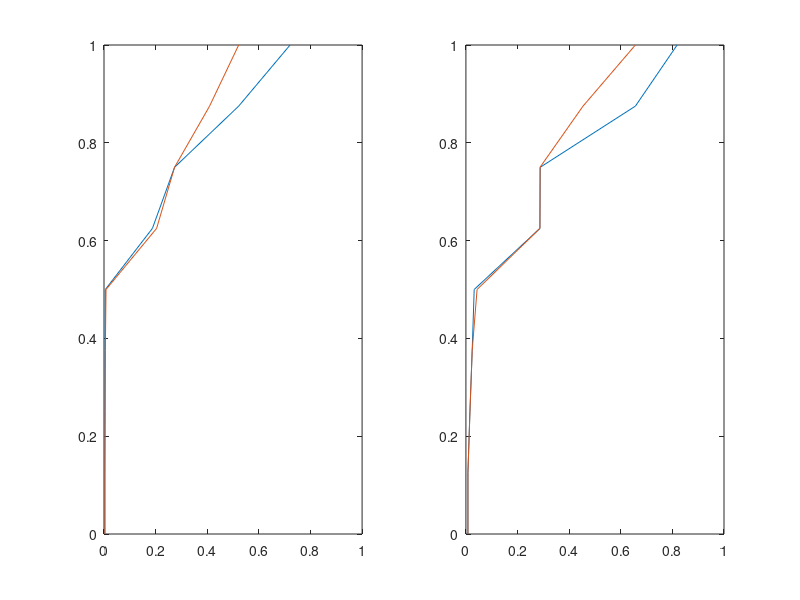

Here is the MATLAB script that generated this plot:
close all;
clear; clc;
load('max_ent_prediction_80_20.mat');

%cond_prob_20_est(cond_prob_20_est<tolerance) = tolerance; % to eliminate zeros in denominator
cross_log_cond_prob_20 = log(cond_prob_20)./log(cond_prob_20_est);
cross_log_cond_prob_20(isinf(cross_log_cond_prob_20)) = 0;
cross_log_cond_prob_20(isnan(cross_log_cond_prob_20)) = 0;

cross_log_cond_prob_20_est = log(cond_prob_20_est)./log(cond_prob_20);
cross_log_cond_prob_20_est(isinf(cross_log_cond_prob_20_est)) = 0;
cross_log_cond_prob_20_est(isnan(cross_log_cond_prob_20_est)) = 0;


KLdiv_mat = (cross_log_cond_prob_20).*cond_prob_20;
avg_KLdiv_mat_category = sum(KLdiv_mat,2)/num_states;

% TWO SIDED KL-DIVERGENCE
two_sided_KLdiv_mat = 0.5*( (cross_log_cond_prob_20_est).*cond_prob_20_est + (cross_log_cond_prob_20_est).*cond_prob_20_est );
avg_two_sided_KLdiv_mat_category = sum(two_sided_KLdiv_mat,2)/num_states;
% figure();
% stem(avg_KLdiv_mat_category);

% figure();
% ecdf(avg_KLdiv_mat_category);
% 
% title('KL-Divergence');
% 
% figure();
% ecdf(avg_two_sided_KLdiv_mat_category);
% title('Symmetric KL divergence');

% % COMPUTE JENSEN-SHANNON DIVERGENCE (guaranteed to be in [0,1])
% cond_prob_20_avg_est_true = 0.5*(cond_prob_20_est + cond_prob_20);
% 
% % compute cross log of true with (true + est)/2
% cross_log_cond_prob_20_true = log(cond_prob_20)./log(cond_prob_20_avg_est_true);
% cross_log_cond_prob_20_true(isinf(cross_log_cond_prob_20_true)) = 0;
% cross_log_cond_prob_20_true(isnan(cross_log_cond_prob_20_true)) = 0;
% 
% % compute cross log of est with (true + est)/2
% cross_log_cond_prob_20_est = log(cond_prob_20_est)./log(cond_prob_20_avg_est_true);
% cross_log_cond_prob_20_est(isinf(cross_log_cond_prob_20_est)) = 0;
% cross_log_cond_prob_20_est(isnan(cross_log_cond_prob_20_est)) = 0;
% 
% 
% 
% Jensen_Shannon_div_mat = 0.5*((cross_log_cond_prob_20_true.*cond_prob_20) + (cross_log_cond_prob_20_est.*cond_prob_20_est));
% avg_Jensen_Shannon_div_category = sum(Jensen_Shannon_div_mat,2)/num_states;
% 
% % figure();
% % stem(avg_Jensen_Shannon_div_category);
% 
% figure();
% ecdf(avg_Jensen_Shannon_div_category);
% title('Jensen-Shannon Divergence');

%%%%%%%%%%%%% Chi-Squared Distance %%%%%%%%%
inv_diff_cond_probs = ones(num_categories,num_states*num_actions)./(cond_prob_20 + cond_prob_20_est);
inv_diff_cond_probs(isinf(inv_diff_cond_probs)) = 0;
inv_diff_cond_probs(isnan(inv_diff_cond_probs)) = 0;


chi_squared_distance_maxent = (0.5/num_states)*sum( ((cond_prob_20 - cond_prob_20_est).^2).*inv_diff_cond_probs, 2);

% figure();
% stem(chi_squared_distance);

% figure();
% ecdf(chi_squared_distance);
% title('Chi-Squared Distance');

%%%%%%%% TOTAL VARIATION DISTANCE %%%%%%%%%%%%%%

tvdistance_mat_maxent = 0.5*sum(abs(cond_prob_20_est - cond_prob_20),2)/num_states;

% figure();
% ecdf(tvdistance_mat);
% title('TV distance');


%%%%%%%%%%%%%%%%%%%%%%%%%%%
%%%%%%%%%%%%%%%%%%%%%%%%%%%
%%%%%%%%%%%%%%%%%%%%%%%%%%%
%%%%%%%%%%%%%%%%%%%%%%%%%%%


load('max_margin_prediction_80_20.mat');
cond_prob_20_est = cond_prob_20_est_max_margin;
%cond_prob_20_est(cond_prob_20_est<tolerance) = tolerance; % to eliminate zeros in denominator
cross_log_cond_prob_20 = log(cond_prob_20)./log(cond_prob_20_est);
cross_log_cond_prob_20(isinf(cross_log_cond_prob_20)) = 0;
cross_log_cond_prob_20(isnan(cross_log_cond_prob_20)) = 0;

cross_log_cond_prob_20_est = log(cond_prob_20_est)./log(cond_prob_20);
cross_log_cond_prob_20_est(isinf(cross_log_cond_prob_20_est)) = 0;
cross_log_cond_prob_20_est(isnan(cross_log_cond_prob_20_est)) = 0;


KLdiv_mat = (cross_log_cond_prob_20).*cond_prob_20;
avg_KLdiv_mat_category = sum(KLdiv_mat,2)/num_states;

% TWO SIDED KL-DIVERGENCE
two_sided_KLdiv_mat = 0.5*( (cross_log_cond_prob_20_est).*cond_prob_20_est + (cross_log_cond_prob_20_est).*cond_prob_20_est );
avg_two_sided_KLdiv_mat_category = sum(two_sided_KLdiv_mat,2)/num_states;
% figure();
% stem(avg_KLdiv_mat_category);

% figure();
% ecdf(avg_KLdiv_mat_category);
% 
% title('KL-Divergence');
% 
% figure();
% ecdf(avg_two_sided_KLdiv_mat_category);
% title('Symmetric KL divergence');

% % COMPUTE JENSEN-SHANNON DIVERGENCE (guaranteed to be in [0,1])
% cond_prob_20_avg_est_true = 0.5*(cond_prob_20_est + cond_prob_20);
% 
% % compute cross log of true with (true + est)/2
% cross_log_cond_prob_20_true = log(cond_prob_20)./log(cond_prob_20_avg_est_true);
% cross_log_cond_prob_20_true(isinf(cross_log_cond_prob_20_true)) = 0;
% cross_log_cond_prob_20_true(isnan(cross_log_cond_prob_20_true)) = 0;
% 
% % compute cross log of est with (true + est)/2
% cross_log_cond_prob_20_est = log(cond_prob_20_est)./log(cond_prob_20_avg_est_true);
% cross_log_cond_prob_20_est(isinf(cross_log_cond_prob_20_est)) = 0;
% cross_log_cond_prob_20_est(isnan(cross_log_cond_prob_20_est)) = 0;
% 
% 
% 
% Jensen_Shannon_div_mat = 0.5*((cross_log_cond_prob_20_true.*cond_prob_20) + (cross_log_cond_prob_20_est.*cond_prob_20_est));
% avg_Jensen_Shannon_div_category = sum(Jensen_Shannon_div_mat,2)/num_states;
% 
% % figure();
% % stem(avg_Jensen_Shannon_div_category);
% 
% figure();
% ecdf(avg_Jensen_Shannon_div_category);
% title('Jensen-Shannon Divergence');

%%%%%%%%%%%%% Chi-Squared Distance %%%%%%%%%
inv_diff_cond_probs = ones(num_categories,num_states*num_actions)./(cond_prob_20 + cond_prob_20_est);
inv_diff_cond_probs(isinf(inv_diff_cond_probs)) = 0;
inv_diff_cond_probs(isnan(inv_diff_cond_probs)) = 0;


chi_squared_distance_maxmargin = (0.5/num_states)*sum( ((cond_prob_20 - cond_prob_20_est).^2).*inv_diff_cond_probs, 2);

% figure();
% stem(chi_squared_distance);

% figure();
% ecdf(chi_squared_distance);
% title('Chi-Squared Distance');

%%%%%%%% TOTAL VARIATION DISTANCE %%%%%%%%%%%%%%

tvdistance_mat_maxmargin = 0.5*sum(abs(cond_prob_20_est - cond_prob_20),2)/num_states;


figure();
subplot(1,2,1);
[x,y] = ecdf(chi_squared_distance_maxent); 
plot(y,x); hold on;
[x,y] = ecdf(chi_squared_distance_maxmargin); 
plot(y,x); hold off;
xlim([0,1]);
ylim([0,1]);

subplot(1,2,2);
[x,y] = ecdf(tvdistance_mat_maxent); 
plot(y,x); hold on;
[x,y] = ecdf(tvdistance_mat_maxmargin); 
plot(y,x); hold off;
xlim([0,1]);
ylim([0,1]);